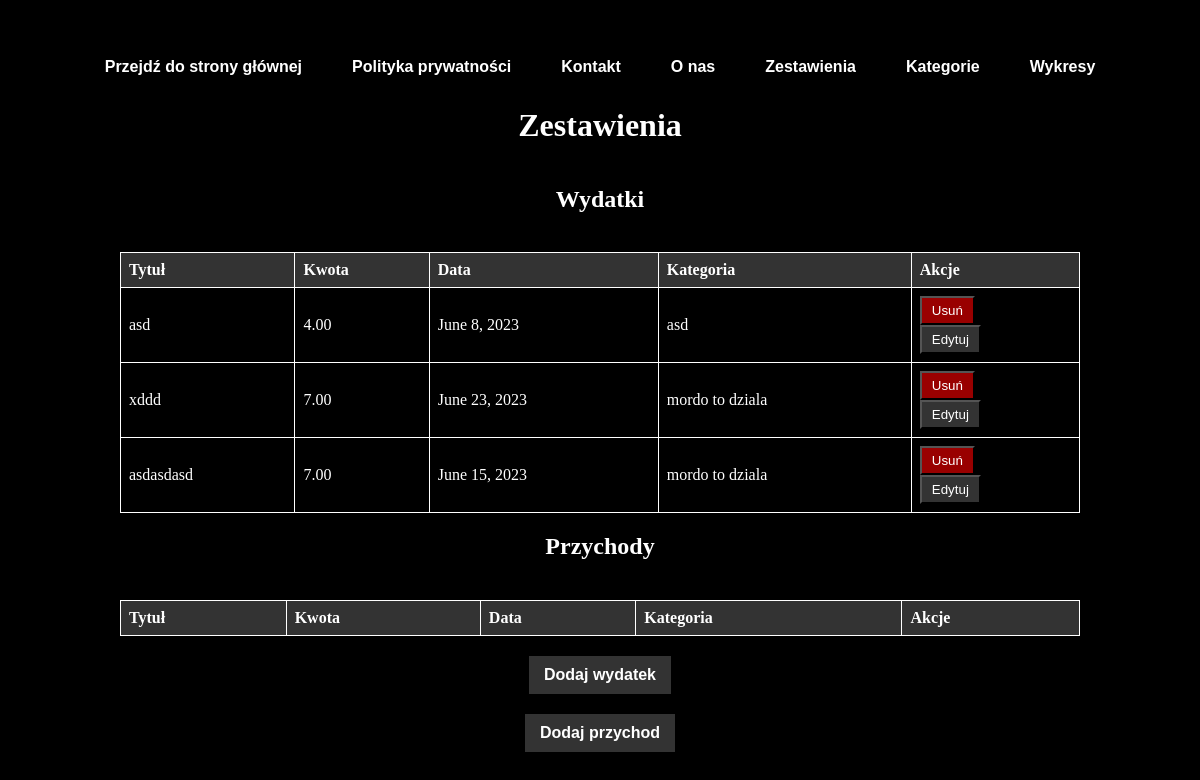
Page /zestawienia/ on the earlier database version.
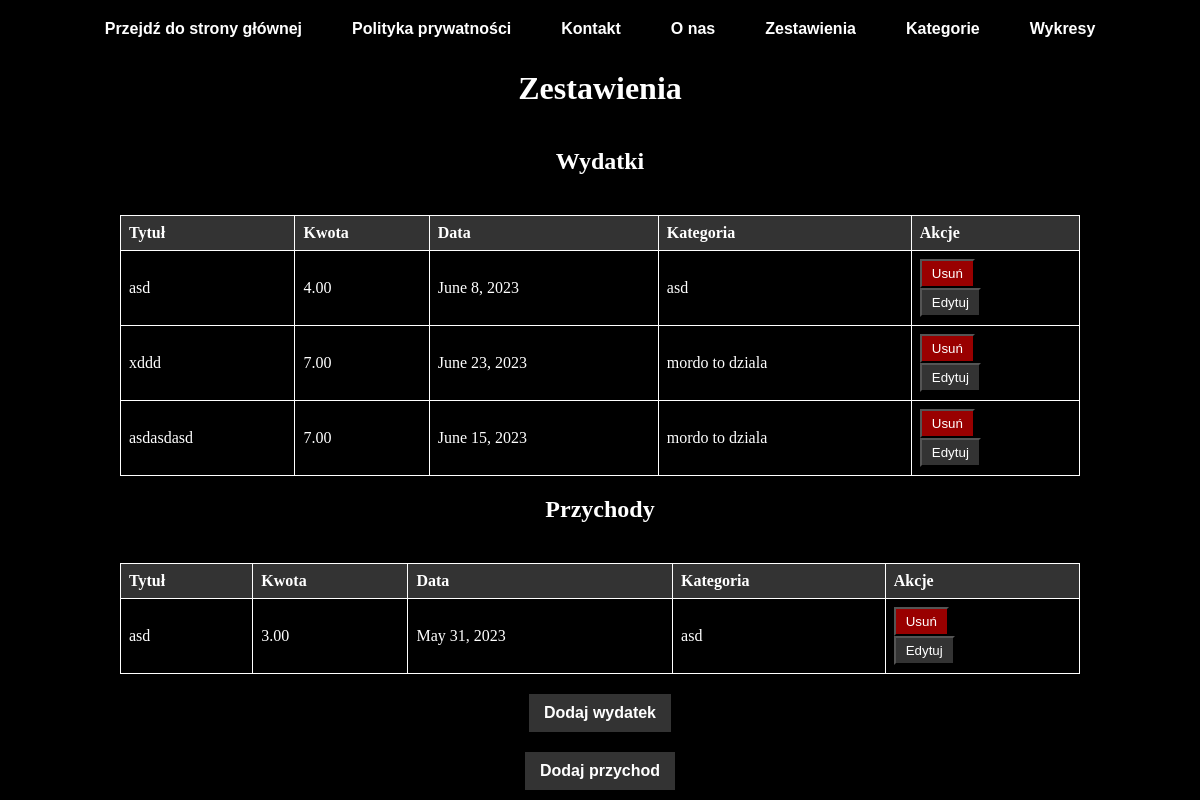
Same page on the later database version.
### mainapp/models.py (models this page shows, shortened)
class Wydatek(models.Model):
    tytul = models.CharField(max_length=100)
    kwota = models.DecimalField(max_digits=10, decimal_places=2)
    data = models.DateField()
    kategoria = models.ForeignKey(Kategoria, on_delete=models.CASCADE)
    objects = models.Manager()  # Dodana deklaracja atrybutu 'objects'

class Kategoria(models.Model):
    nazwa = models.CharField(max_length=100)
    objects = models.Manager()  # Dodana deklaracja atrybutu 'objects'

class Przychod(models.Model):
    tytul = models.CharField(max_length=100)
    kwota = models.DecimalField(max_digits=10, decimal_places=2)
    data = models.DateField()
    kategoria = models.ForeignKey(Kategoria, on_delete=models.CASCADE)
    objects = models.Manager()  # Dodana deklaracja atrybutu 'objects'

### mainapp/views.py (the view)
# urls.py: path('zestawienia/', views.zestawienia, name='zestawienia'),
def zestawienia(request):
    wydatki = Wydatek.objects.all()
    przychody = Przychod.objects.all()
    return render(request, 'zestawienia.html', {'wydatki': wydatki, 'przychody': przychody})

### mainapp/templates/zestawienia.html (shortened to what this page needs)
<!DOCTYPE html>
<html>
    {% include 'navbar.html' %}
<head>
</head>
<body>
  <h1>Zestawienia</h1>
  <h2>Wydatki</h2>
  <table>
    <tr>
      <th>Tytuł</th>
      <th>Kwota</th>
      <th>Data</th>
      <th>Kategoria</th>
      <th>Akcje</th>
    </tr>
    {% for wydatek in wydatki %}
      <tr>
        <td>{{ wydatek.tytul }}</td>
        <td>{{ wydatek.kwota }}</td>
        <td>{{ wydatek.data }}</td>
        <td>{{ wydatek.kategoria.nazwa }}</td>
        <td>
          <form method="POST" action="{% url 'usun_wydatek' wydatek.id %}">
            <button type="submit" class="delete-button">Usuń</button>
          </form>
          <form method="GET" action="{% url 'edytuj_wydatek' wydatek.id %}">
              <button type="submit" class="edit-button">Edytuj</button>
          </form>
        </td>
      </tr>
    {% endfor %}
  </table>
  <h2>Przychody</h2>
  <table>
    <tr>
      <th>Tytuł</th>
      <th>Kwota</th>
      <th>Data</th>
      <th>Kategoria</th>
      <th>Akcje</th>
    </tr>
    {% for przychod in przychody %}
      <tr>
        <td>{{ przychod.tytul }}</td>
        <td>{{ przychod.kwota }}</td>
        <td>{{ przychod.data }}</td>
        <td>{{ przychod.kategoria.nazwa }}</td>
        <td>
          <form method="POST" action="{% url 'usun_przychod' przychod.id %}">
            <button type="submit" class="delete-button">Usuń</button>
          </form>
          <form method="GET" action="{% url 'edytuj_przychod' przychod.id %}">
              <button type="submit" class="edit-button">Edytuj</button>
          </form>
        </td>
      </tr>
    {% endfor %}
  </table>
  <button class="add-button" onclick="window.location='{% url 'dodaj_wydatek' %}'">Dodaj wydatek</button>
  <button class="add-button" onclick="window.location='{% url 'dodaj_przychod' %}'">Dodaj przychod</button>
</body>
</html>

Differences in the rows shown:
added Przychod: tytul "asd", kwota "3.00", data "May 31, 2023", kategoria.nazwa "asd"
